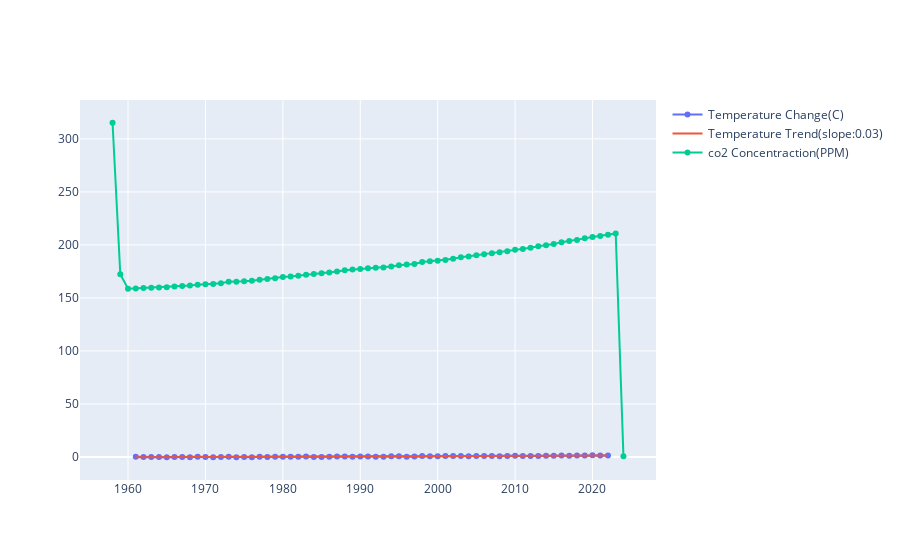

The notebook cell this image was saved under:
### Code cell
fig_trends.add_trace(go.Scatter(
    x=co2_yearly.index,
    y=co2_yearly.values,
    mode='lines+markers',
    name='co2 Concentraction(PPM)'
))
